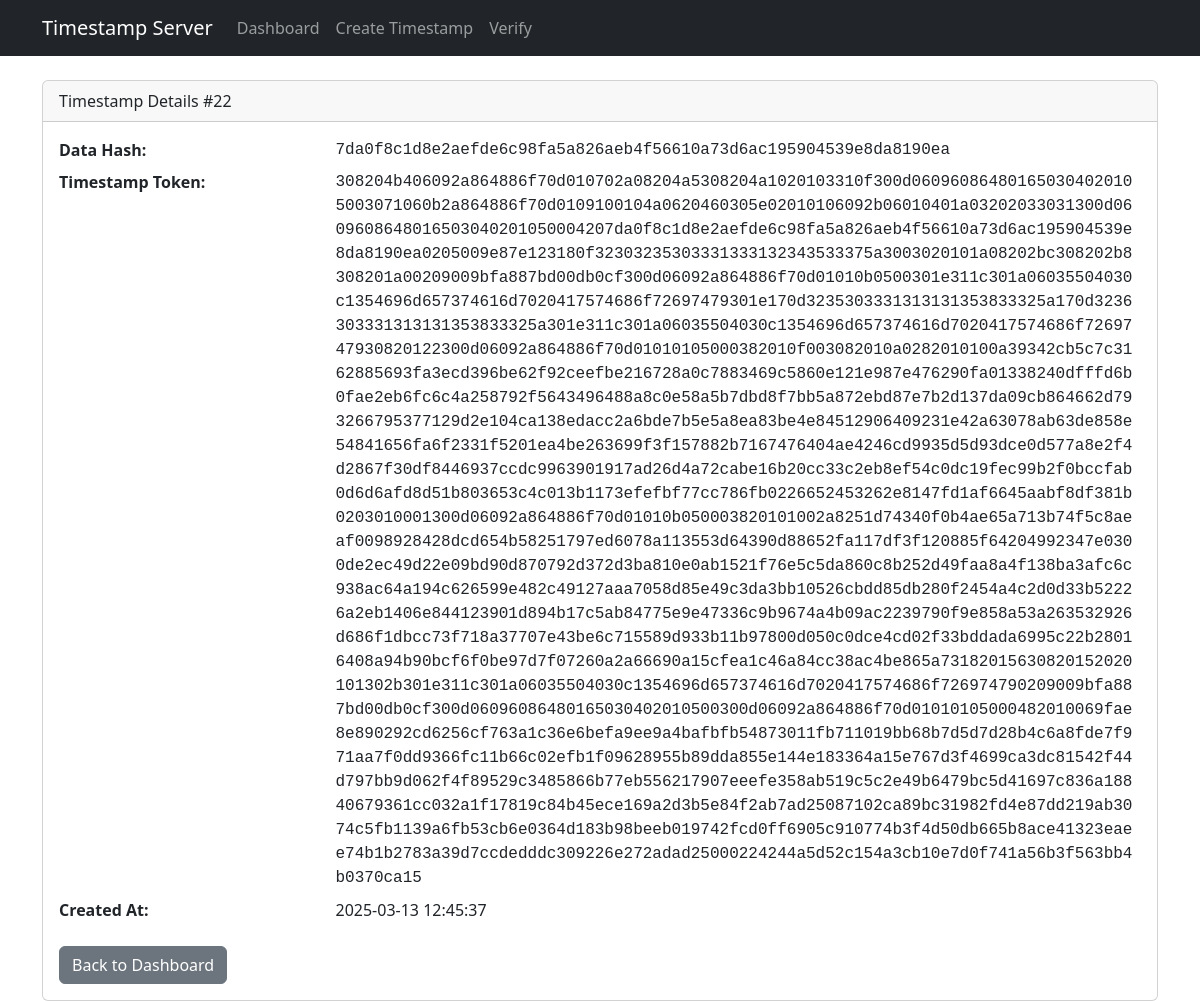
/timestamp/22, run on the app's committed database.
### models.py (models this page shows, shortened)
class Timestamp(db.Model):
    __tablename__ = 'timestamps'
    id = db.Column(db.Integer, primary_key=True)
    data_hash = db.Column(db.LargeBinary, nullable=False)
    timestamp_token = db.Column(db.LargeBinary, nullable=False)
    created_at = db.Column(db.DateTime, default=datetime.utcnow)

### app.py (the view)
@app.route('/timestamp/<int:timestamp_id>')
def timestamp_detail(timestamp_id):
    timestamp = Timestamp.query.get_or_404(timestamp_id)
    return render_template('timestamp_detail.html', timestamp=timestamp)

### templates/timestamp_detail.html
{% extends "base.html" %}
{% block content %}
<div class="card">
    <div class="card-header">
        Timestamp Details #{{ timestamp.id }}
    </div>
    <div class="card-body">
        <dl class="row">
            <dt class="col-sm-3">Data Hash:</dt>
            <dd class="col-sm-9 font-monospace">{{ timestamp.data_hash.hex() }}</dd>
            <dt class="col-sm-3">Timestamp Token:</dt>
            <dd class="col-sm-9 font-monospace text-break">{{ timestamp.timestamp_token.hex() }}</dd>
            <dt class="col-sm-3">Created At:</dt>
            <dd class="col-sm-9">{{ timestamp.created_at.strftime('%Y-%m-%d %H:%M:%S') }}</dd>
        </dl>
        <a href="/dashboard" class="btn btn-secondary">Back to Dashboard</a>
    </div>
</div>
{% endblock %}

### data on the page
Timestamp: id "22", data_hash.hex "7da0f8c1d8e2aefde6c98fa5a826aeb4f56610a73d6ac195904539e8da8190ea", timestamp_token.hex "308204b406092a864886f70d010702a08204a5308204a1020103310f300d060960864801650304020105003071060b2a864886f70d0109100104a0620460305e02010106092b06010401a03202033031300d0609608648016503040201050004207da0f8c1d8e2aefde6c98fa5a826aeb4f56610a73d6ac195904539e8da8190ea0205009e87e123180f32303235303331333132343533375a3003020101a08202bc308202b8308201a00209009bfa887bd00db0cf300d06092a864886f70d01010b0500301e311c301a06035504030c1354696d657374616d7020417574686f72697479301e170d3235303331313131353833325a170d3236303331313131353833325a301e311c301a06035504030c1354696d657374616d7020417574686f7269747930820122300d06092a864886f70d01010105000382010f003082010a0282010100a39342cb5c7c3162885693fa3ecd396be62f92ceefbe216728…", created_at "2025-03-13 12:45:37"
